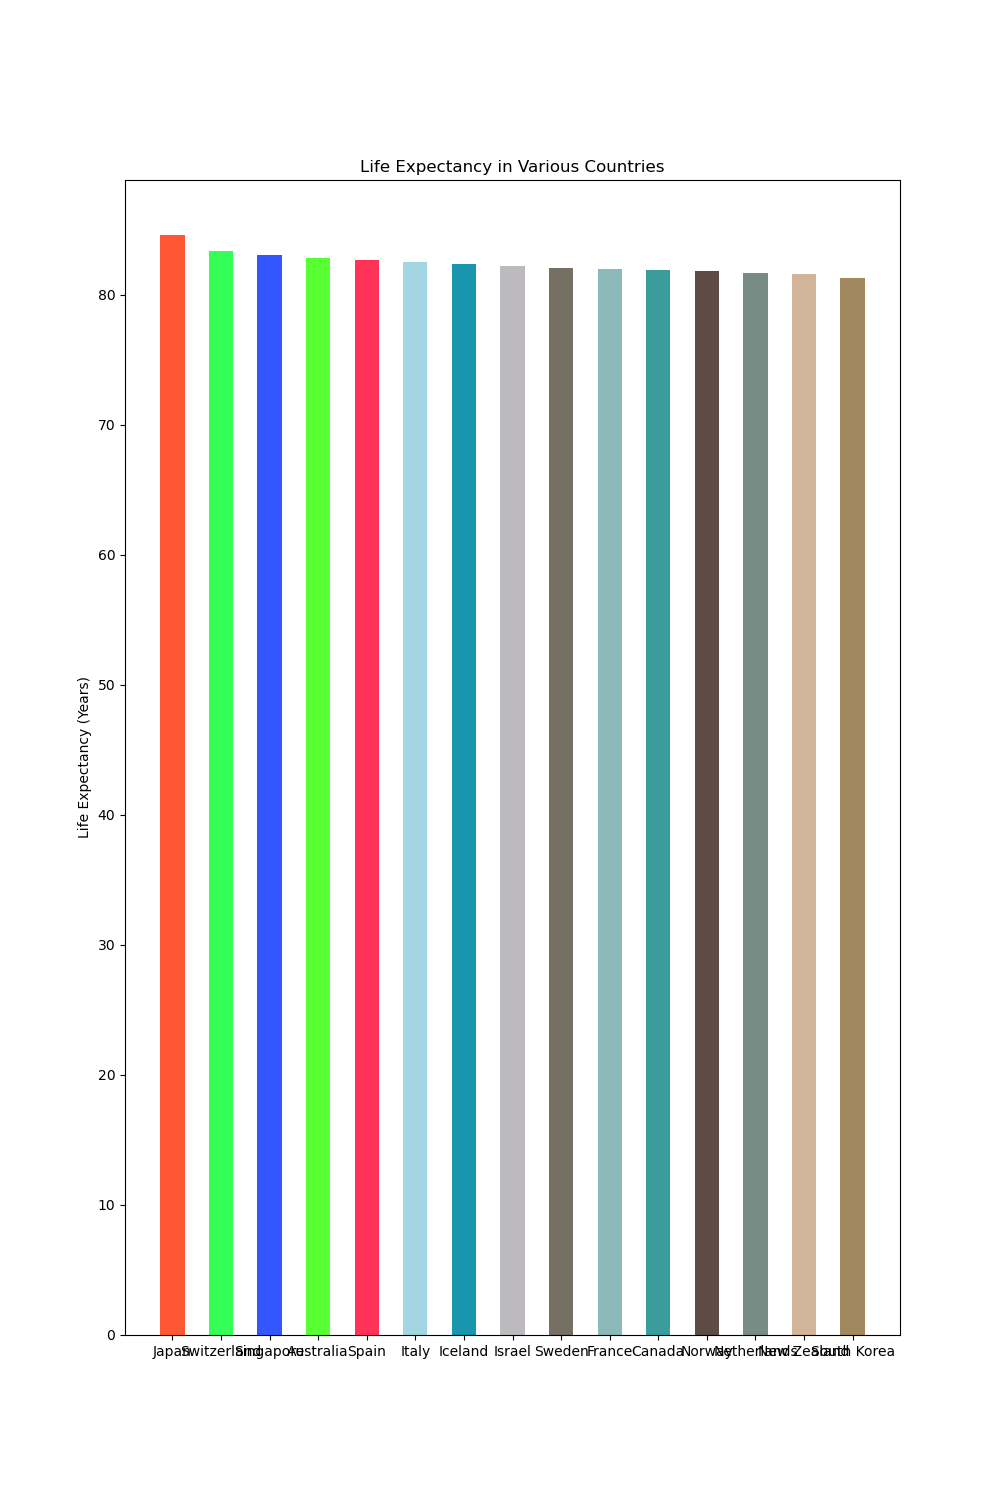

The script that drew this image:

import matplotlib.pyplot as plt

# Data from the table above
countries = ["Japan", "Switzerland", "Singapore", "Australia", "Spain", 
             "Italy", "Iceland", "Israel", "Sweden", "France", 
             "Canada", "Norway", "Netherlands", "New Zealand", "South Korea"]
life_expectancies = [84.6, 83.4, 83.1, 82.8, 82.7, 82.5, 82.4, 82.2, 82.1, 82.0,
                     81.9, 81.8, 81.7, 81.6, 81.3]

# Setting colors for each bar
colors = ['#FF5733', '#33FF57', '#3357FF', '#57FF33', '#FF3357', 
          '#A1D6E2', '#1995AD', '#BCBABE', '#766F64', '#8BB8B8',
          '#3B9C9C', '#5D4C46', '#778C85', '#D1B499', '#A2885F']

# Increase the width and height of the chart
plt.figure(figsize=(10, 15))

# Create vertical bar chart and modify the bar width
plt.bar(countries, life_expectancies, color=colors, width=0.5)

# Customizing the chart with titles and labels
plt.ylabel('Life Expectancy (Years)')
plt.title('Life Expectancy in Various Countries')

# Display the bar chart
plt.show()
